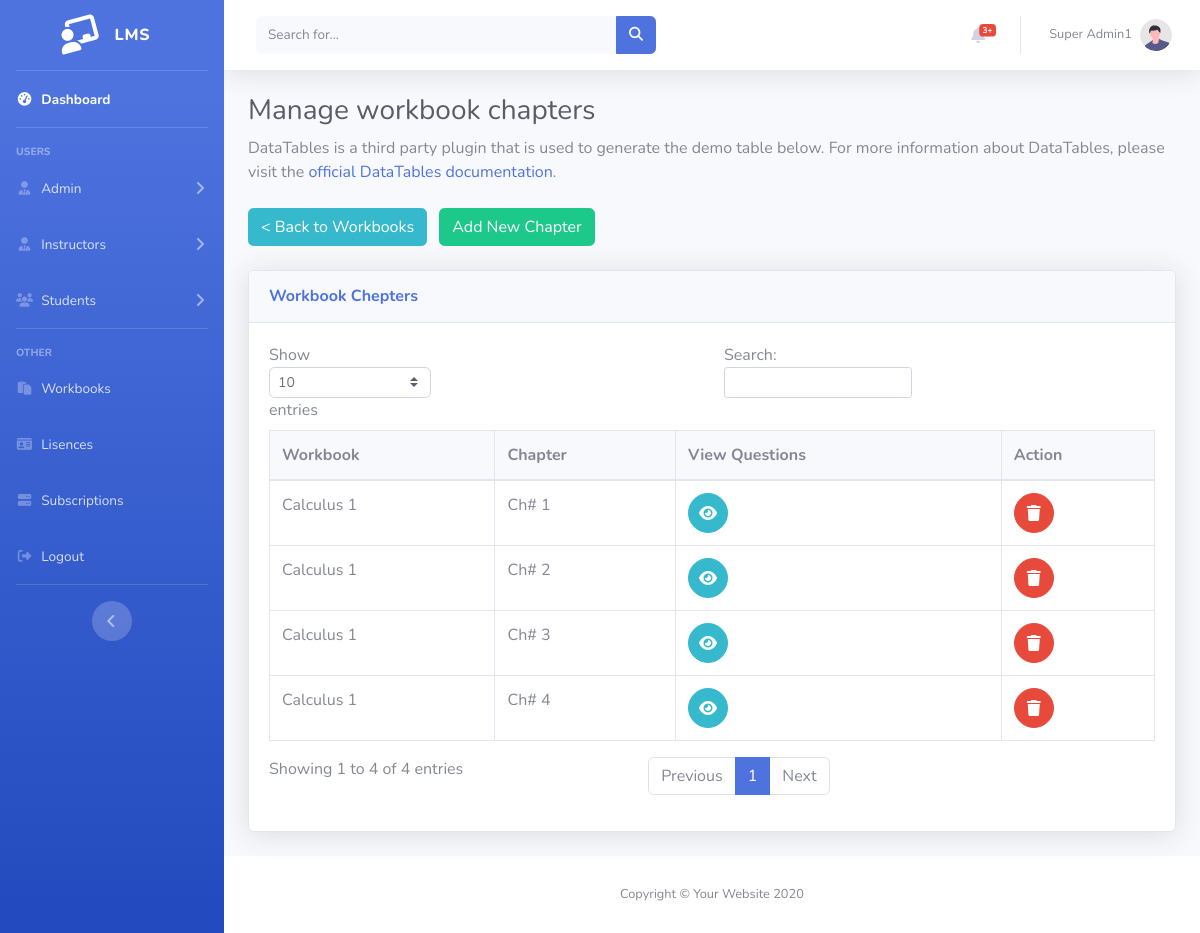
Screenshot of /Admin/workbook_ch.php?wid=3 (signed in) with the database file from the repository.
### tables this page shows
CREATE TABLE `workbook_ch` (
  `id` int(11) NOT NULL,
  `ch` int(11) NOT NULL,
  `wid` int(11) NOT NULL
);

CREATE TABLE `workbook` (
  `id` int(11) NOT NULL,
  `title` varchar(50) NOT NULL,
  `iid` int(11) NOT NULL,
  `status` varchar(20) NOT NULL
);

### Admin/workbook_ch.php (the view, shortened to what this page needs)
<?php session_start();
include "../db.php";
include "layout/header.php";
if($_GET['wid']){
    $wid=$_GET['wid'];
}
$data = mysqli_query($conn, "SELECT * FROM workbook_ch where wid='$wid'");
$output = mysqli_fetch_all($data,MYSQLI_ASSOC);
$data3 = mysqli_query($conn, "SELECT * FROM  workbook where id='$wid'");
$output3 = mysqli_fetch_assoc($data3);
?>
<body id="page-top">
<div id="wrapper">
<?php include "layout/sidebar.php";?>
    <div id="content-wrapper" class="d-flex flex-column">
        <div id="content">
        <?php include "layout/topbar.php";?>
    <div class="container-fluid">
<h1 class="h3 mb-2 text-gray-800">Manage workbook chapters</h1>
<p class="mb-4">DataTables is a third party plugin that is used to generate the demo table below.
    For more information about DataTables, please visit the <a target="_blank"
        href="https://datatables.net">official DataTables documentation</a>.</p>
 <a class='btn btn-info mr-2' href='workbooks.php'>< Back to Workbooks</a>
<button class='btn btn-success mr-2'  data-toggle="modal" data-target="#AddempModal">Add New Chapter</button> <br><br>
<div class="card shadow mb-4">
    <div class="card-header py-3">
        <h6 class="m-0 font-weight-bold text-primary"> Workbook Chepters</h6>
    </div>
    <div class="card-body">
        <div class="table-responsive">
            <table class="table table-bordered" id="dataTable" width="100%" cellspacing="0">
                <thead>
                    <tr class='bg-light '>
                        <th> Workbook</th>
                        <th>Chapter</th>
                        <th>View Questions</th>
                        <th>Action</th>
                    </tr>
                </thead>
                <tbody>
                    <?php foreach($output as $out) {?>
                    <tr>
                        <td><?php echo $output3['title']?></td>
                        <td>Ch# <?php echo $out['ch']; ?></td>
                        <td>  <a class="btn btn-info btn-circle"  href='workbook_qs.php?wid=<?php echo $output3['id']?>&ch=<?php echo $out['id']?>'>
                                 <i class="fas fa-eye"></i>  </a> </td>
                    <td>         <a href=""  class="btn btn-danger btn-circle" data-toggle="modal" data-target="#delModal"  onclick="Getdel('<?php echo $out['id']?>')">
                                        <i class="fas fa-trash"></i>
                          </a></td>
                          </tr>
      <?php }?>
                </tbody>
            </table>
        </div>
    </div>
</div>
</div>
</div>
<?php include "layout/footer.php"?>

### rows the page displays
workbook_ch: wid.title "Calculus 1", ch "1"
workbook_ch: wid.title "Calculus 1", ch "2"
workbook_ch: wid.title "Calculus 1", ch "3"
workbook_ch: wid.title "Calculus 1", ch "4"

### other values shown
$_SESSION['name'] "Super Admin1"
